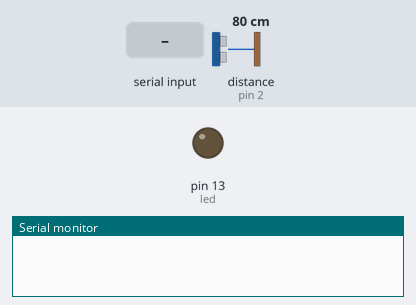
A sketch run on a simulated Arduino Uno, built with avr-gcc and run on an emulated ATmega328P. Parts: output pins drawn as LEDs (lit = HIGH), the last lines printed to the serial monitor. The inputs (shaded band) are chosen by the test bench; at power-on: distance to the obstacle (sensor on pin 2) 80 cm. The echo pulse lasts 58.3 µs per cm; pins used as bus, display or sensor lines are not drawn.

Above: at 1.2 s.
1.3 s: "A" received over Serial
At 1.8 s:
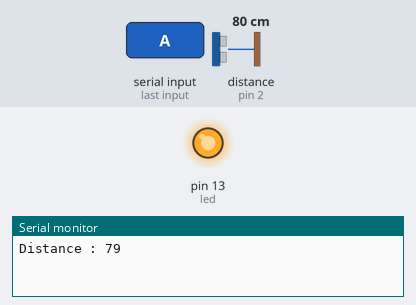
2.8 s: "B" received over Serial
At 4.0 s:
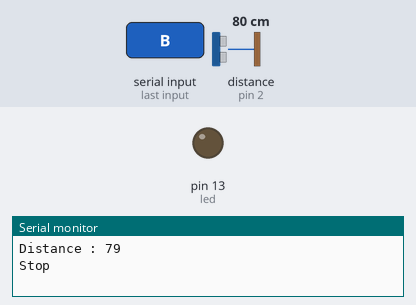
Timing chart, 0 to 5.8 s (numbered marks = the images above; inputs shaded):
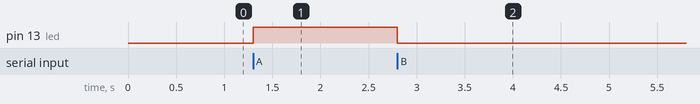

The sketch:

BluetoothUltrasonicSensor.ino
```cpp
const int trig = 3;
const int echo = 2;
const int led = 13;

long duration;
int distance;
int data;

void setup(){
  pinMode(trig, OUTPUT);
  pinMode(echo, INPUT);
  pinMode(led, OUTPUT);
  Serial.begin(9600);
}
void loop(){
  while(Serial.available()>0){
    data = Serial.read();
    if(data == 'A'){
        digitalWrite(led, HIGH);
        digitalWrite(trig, LOW);
        delayMicroseconds(2);
        digitalWrite(trig, HIGH);
        delayMicroseconds(10);
        digitalWrite(trig, LOW);
        duration = pulseIn(echo, HIGH);
        distance = duration * 0.034 / 2;
        Serial.print("Distance : ");
        Serial.println(distance);
      }
      if(data == 'B'){
        digitalWrite(led, LOW);
        Serial.println("Stop");
      }
  }
  //delay(500); //Uncomment this to increase delay
}
```

Measured:
- after the input at 1.3 s, pin 13 (led): LOW → HIGH at once
- after the input at 2.8 s, pin 13 (led): HIGH → LOW at once
